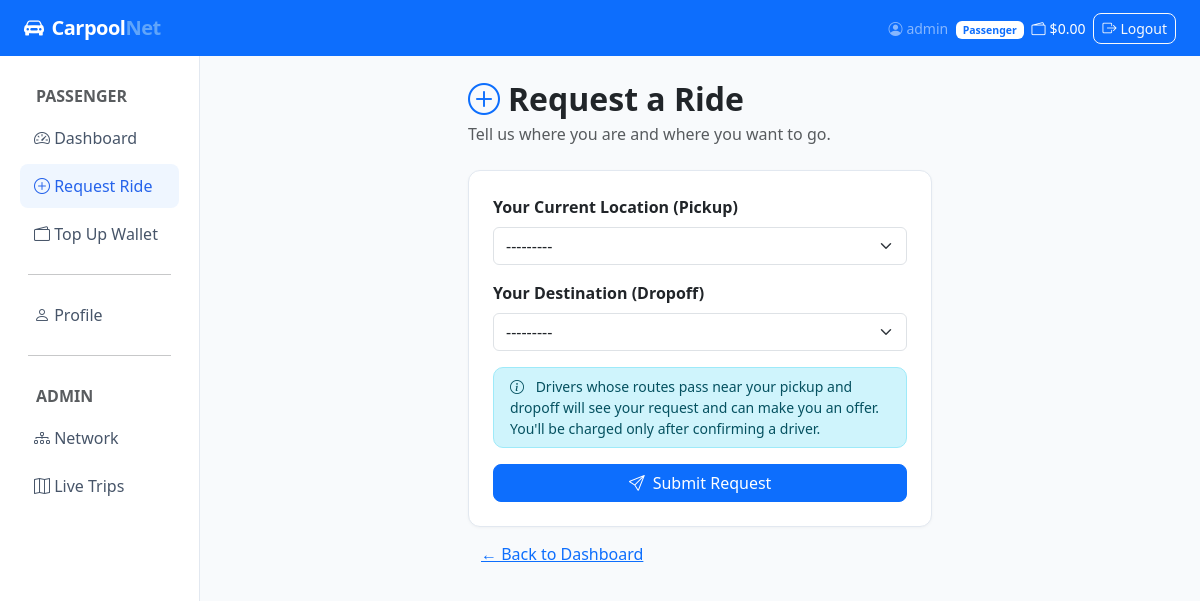
The app's page /trips/passenger/request/ (signed in) with its own data.
### accounts/models.py (models this page shows, shortened)
class User(AbstractUser):
    ROLE_PASSENGER = 'passenger'
    ROLE_DRIVER = 'driver'
    ROLE_CHOICES = [
        (ROLE_PASSENGER, 'Passenger'),
        (ROLE_DRIVER, 'Driver'),
    ]
    role = models.CharField(max_length=20, choices=ROLE_CHOICES, default=ROLE_PASSENGER)
    phone = models.CharField(max_length=20, blank=True)
    vehicle_model = models.CharField(max_length=100, blank=True)
    vehicle_plate = models.CharField(max_length=20, blank=True)
    wallet_balance = models.DecimalField(max_digits=10, decimal_places=2, default=0.00)
    total_earnings = models.DecimalField(max_digits=10, decimal_places=2, default=0.00)
    @property
    def is_driver(self):
        return self.role == self.ROLE_DRIVER
    @property
    def is_passenger(self):
        return self.role == self.ROLE_PASSENGER

### trips/views.py (the view)
    @login_required
    def wrapper(request, *args, **kwargs):
        if not request.user.is_passenger:
            messages.error(request, 'Only passengers can access this page.')
            return redirect('trips:driver_dashboard')
        return view_func(request, *args, **kwargs)

### trips/forms.py (shortened to what this page needs)
class CarpoolRequestForm(forms.Form):
    pickup_node = forms.ModelChoiceField(
        queryset=Node.objects.all(),
        widget=forms.Select(attrs={'class': 'form-select'}),
        label='Your Current Location (Pickup)'
    )
    dropoff_node = forms.ModelChoiceField(
        queryset=Node.objects.all(),
        widget=forms.Select(attrs={'class': 'form-select'}),
        label='Your Destination (Dropoff)'
    )

### network/models.py (called while the page is built)
    def __str__(self):
        return self.name

    @classmethod
    def is_service_enabled(cls):
        status, _ = cls.objects.get_or_create(id=1, defaults={'enabled': True})
        return status.enabled

### trips/views.py (called while the page is built)
def passenger_required(view_func):
    @login_required
    def wrapper(request, *args, **kwargs):
        if not request.user.is_passenger:
            messages.error(request, 'Only passengers can access this page.')
            return redirect('trips:driver_dashboard')
        return view_func(request, *args, **kwargs)
    return wrapper

### templates/trips/create_request.html (shortened to what this page needs)
{% extends 'base.html' %}
{% block content %}
<div class="row justify-content-center">
  <div class="col-md-6">
    <h2 class="fw-bold mb-1"><i class="bi bi-plus-circle me-2 text-primary"></i>Request a Ride</h2>
    <p class="text-muted mb-4">Tell us where you are and where you want to go.</p>
    <div class="card p-4">
      <form method="post">
        {% for field in form %}
        <div class="mb-3">
          <label class="form-label fw-semibold">{{ field.label }}</label>
          {{ field }}
        </div>
        {% endfor %}
        <div class="alert alert-info py-2 small">
          <i class="bi bi-info-circle me-2"></i>
          Drivers whose routes pass near your pickup and dropoff will see your request and can make you an offer.
          You'll be charged only after confirming a driver.
        </div>
        <button class="btn btn-primary w-100" type="submit">
          <i class="bi bi-send me-2"></i>Submit Request
        </button>
      </form>
    </div>
    <a href="{% url 'trips:passenger_dashboard' %}" class="btn btn-link mt-2">← Back to Dashboard</a>
  </div>
</div>
{% endblock %}

### templates/base.html (shortened to what this page needs)
<!DOCTYPE html>
<html lang="en" data-bs-theme="light">
<head>
  <link href="https://cdn.jsdelivr.net/npm/bootstrap@5.3.2/dist/css/bootstrap.min.css" rel="stylesheet">
  <link href="https://cdn.jsdelivr.net/npm/bootstrap-icons@1.11.3/font/bootstrap-icons.min.css" rel="stylesheet">
</head>
<body>
<nav class="navbar navbar-expand-lg navbar-dark bg-primary sticky-top">
  <div class="container-fluid px-4">
    <a class="navbar-brand" href="/"><i class="bi bi-car-front-fill me-2"></i>Carpool<span>Net</span></a>
    <div class="collapse navbar-collapse" id="nav">
      <ul class="navbar-nav ms-auto align-items-center gap-2">
        {% if user.is_authenticated %}
          <li class="nav-item">
            <span class="navbar-text text-white-50 small">
              <i class="bi bi-person-circle me-1"></i>{{ user.username }}
              <span class="badge bg-white text-primary ms-1">{{ user.get_role_display }}</span>
            </span>
          </li>
          {% if user.is_passenger %}
          <li class="nav-item">
            <span class="navbar-text text-white small">
              <i class="bi bi-wallet2 me-1"></i>${{ user.wallet_balance }}
            </span>
          </li>
          {% endif %}
          <li class="nav-item">
            <a class="btn btn-outline-light btn-sm" href="{% url 'accounts:logout' %}">
              <i class="bi bi-box-arrow-right me-1"></i>Logout
            </a>
          </li>
        {% else %}
          <li class="nav-item"><a class="btn btn-outline-light btn-sm" href="{% url 'accounts:login' %}">Login</a></li>
          <li class="nav-item"><a class="btn btn-light btn-sm" href="{% url 'accounts:register' %}">Register</a></li>
        {% endif %}
      </ul>
    </div>
  </div>
</nav>
<div class="container-fluid">
  <div class="row">
    {% if user.is_authenticated %}
    <nav class="col-md-2 d-none d-md-block sidebar py-3">
      <div class="nav flex-column">
        {% if user.is_driver %}
          <span class="nav-link text-muted small fw-bold px-3 pb-1">DRIVER</span>
          <a href="{% url 'trips:driver_dashboard' %}" class="nav-link {% if request.resolver_match.url_name == 'driver_dashboard' %}active{% endif %}">
            <i class="bi bi-speedometer2"></i> Dashboard
          </a>
          <a href="{% url 'trips:create_trip' %}" class="nav-link {% if request.resolver_match.url_name == 'create_trip' %}active{% endif %}">
            <i class="bi bi-plus-circle"></i> New Trip
          </a>
        {% else %}
          <span class="nav-link text-muted small fw-bold px-3 pb-1">PASSENGER</span>
          <a href="{% url 'trips:passenger_dashboard' %}" class="nav-link {% if request.resolver_match.url_name == 'passenger_dashboard' %}active{% endif %}">
            <i class="bi bi-speedometer2"></i> Dashboard
          </a>
          <a href="{% url 'trips:create_request' %}" class="nav-link {% if request.resolver_match.url_name == 'create_request' %}active{% endif %}">
            <i class="bi bi-plus-circle"></i> Request Ride
          </a>
          <a href="{% url 'accounts:topup' %}" class="nav-link {% if request.resolver_match.url_name == 'topup' %}active{% endif %}">
            <i class="bi bi-wallet2"></i> Top Up Wallet
          </a>
        {% endif %}
        <hr class="mx-3">
        <a href="{% url 'accounts:profile' %}" class="nav-link {% if request.resolver_match.url_name == 'profile' %}active{% endif %}">
          <i class="bi bi-person"></i> Profile
        </a>
        {% if user.is_staff %}
          <hr class="mx-3">
          <span class="nav-link text-muted small fw-bold px-3 pb-1">ADMIN</span>
          <a href="{% url 'network:admin' %}" class="nav-link"><i class="bi bi-diagram-3"></i> Network</a>
          <a href="{% url 'trips:admin_active_trips' %}" class="nav-link"><i class="bi bi-map"></i> Live Trips</a>
        {% endif %}
      </div>
    </nav>
    <main class="col-md-10 py-4 px-4">
    {% else %}
    <main class="col-12 py-4 px-4">
    {% endif %}
      {% block content %}{% endblock %}
    </main>
  </div>
</div>
</body>
</html>

### templates/base.html (style rules this page uses)
:root { --cp-primary: #2563eb; --cp-secondary: #7c3aed; --cp-success: #059669; --cp-surface: #f8fafc; }
body { background: var(--cp-surface); font-family: 'Segoe UI', system-ui, sans-serif; }
.navbar-brand { font-weight: 800; letter-spacing: -0.5px; }
.navbar-brand span { color: #60a5fa; }
.sidebar { min-height: calc(100vh - 56px); background: #fff; border-right: 1px solid #e2e8f0; }
.sidebar .nav-link { color: #475569; border-radius: 8px; margin: 2px 8px; padding: 10px 14px; }
.sidebar .nav-link:hover, .sidebar .nav-link.active { background: #eff6ff; color: var(--cp-primary); }
.sidebar .nav-link i { width: 20px; }
.card { border: 1px solid #e2e8f0; border-radius: 12px; box-shadow: 0 1px 3px rgba(0,0,0,.04); }
.alert { border-radius: 10px; }
.btn { border-radius: 8px; }

### records on screen
User: username "admin", role "Passenger", wallet_balance "0.00"

### other values on screen
{{ field.label }} "Your Current Location (Pickup)" "Your Destination (Dropoff)"
